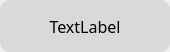
<?xml version="1.0" encoding="UTF-8"?>
<ui version="4.0">
 <class>ToastClass</class>
 <widget class="QWidget" name="ToastClass">
  <property name="geometry">
   <rect>
    <x>0</x>
    <y>0</y>
    <width>170</width>
    <height>52</height>
   </rect>
  </property>
  <property name="minimumSize">
   <size>
    <width>0</width>
    <height>52</height>
   </size>
  </property>
  <property name="maximumSize">
   <size>
    <width>16777215</width>
    <height>52</height>
   </size>
  </property>
  <property name="windowTitle">
   <string>Toast</string>
  </property>
  <layout class="QGridLayout" name="gridLayout">
   <property name="leftMargin">
    <number>0</number>
   </property>
   <property name="topMargin">
    <number>0</number>
   </property>
   <property name="rightMargin">
    <number>0</number>
   </property>
   <property name="bottomMargin">
    <number>0</number>
   </property>
   <property name="spacing">
    <number>0</number>
   </property>
   <item row="0" column="0">
    <widget class="QLabel" name="label">
     <property name="styleSheet">
      <string notr="true">background-color: rgba(211,211,211,0.80);
border-radius: 10px;
color: #000000;
font-family: microsoft yahei;
font-size: 16px;
padding-left:25px;
padding-right:25px;</string>
     </property>
     <property name="text">
      <string>TextLabel</string>
     </property>
     <property name="alignment">
      <set>Qt::AlignCenter</set>
     </property>
     <property name="indent">
      <number>-1</number>
     </property>
    </widget>
   </item>
  </layout>
 </widget>
 <layoutdefault spacing="6" margin="11"/>
 <resources/>
 <connections/>
</ui>
